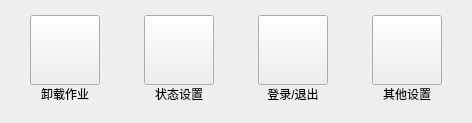
       <widget class="QWidget" name="controlMainPage">
        <layout class="QGridLayout" name="gridLayout_3">
         <property name="leftMargin">
          <number>30</number>
         </property>
         <property name="topMargin">
          <number>15</number>
         </property>
         <property name="rightMargin">
          <number>30</number>
         </property>
         <property name="bottomMargin">
          <number>20</number>
         </property>
         <property name="horizontalSpacing">
          <number>44</number>
         </property>
         <item row="0" column="0">
          <layout class="QVBoxLayout" name="verticalLayout_5">
           <property name="spacing">
            <number>0</number>
           </property>
           <item>
            <widget class="QPushButton" name="unLoadWorkSetBtn">
             <property name="minimumSize">
              <size>
               <width>70</width>
               <height>70</height>
              </size>
             </property>
             <property name="maximumSize">
              <size>
               <width>70</width>
               <height>70</height>
              </size>
             </property>
             <property name="text">
              <string/>
             </property>
             <property name="autoRepeatDelay">
              <number>500</number>
             </property>
             <property name="autoRepeatInterval">
              <number>200</number>
             </property>
            </widget>
           </item>
           <item>
            <widget class="QLabel" name="unLoadWorkSetBtnLabel">
             <property name="maximumSize">
              <size>
               <width>70</width>
               <height>16777215</height>
              </size>
             </property>
             <property name="text">
              <string>卸载作业</string>
             </property>
             <property name="alignment">
              <set>Qt::AlignCenter</set>
             </property>
            </widget>
           </item>
          </layout>
         </item>
         <item row="0" column="1">
          <layout class="QVBoxLayout" name="verticalLayout_6">
           <property name="spacing">
            <number>0</number>
           </property>
           <item>
            <widget class="QPushButton" name="stateSetBtn">
             <property name="minimumSize">
              <size>
               <width>70</width>
               <height>70</height>
              </size>
             </property>
             <property name="maximumSize">
              <size>
               <width>70</width>
               <height>70</height>
              </size>
             </property>
             <property name="text">
              <string/>
             </property>
             <property name="autoRepeatDelay">
              <number>500</number>
             </property>
             <property name="autoRepeatInterval">
              <number>200</number>
             </property>
            </widget>
           </item>
           <item>
            <widget class="QLabel" name="stateSetBtnLabel">
             <property name="maximumSize">
              <size>
               <width>70</width>
               <height>16777215</height>
              </size>
             </property>
             <property name="text">
              <string>状态设置</string>
             </property>
             <property name="alignment">
              <set>Qt::AlignCenter</set>
             </property>
            </widget>
           </item>
          </layout>
         </item>
         <item row="0" column="2">
          <layout class="QVBoxLayout" name="verticalLayout_7">
           <property name="spacing">
            <number>0</number>
           </property>
           <item>
            <widget class="QPushButton" name="loginOutBtn">
             <property name="minimumSize">
              <size>
               <width>70</width>
               <height>70</height>
              </size>
             </property>
             <property name="maximumSize">
              <size>
               <width>70</width>
               <height>70</height>
              </size>
             </property>
             <property name="text">
              <string/>
             </property>
             <property name="autoRepeatDelay">
              <number>500</number>
             </property>
             <property name="autoRepeatInterval">
              <number>200</number>
             </property>
            </widget>
           </item>
           <item>
            <widget class="QLabel" name="loginOutBtnLabel">
             <property name="maximumSize">
              <size>
               <width>70</width>
               <height>16777215</height>
              </size>
             </property>
             <property name="text">
              <string>登录/退出</string>
             </property>
             <property name="alignment">
              <set>Qt::AlignCenter</set>
             </property>
            </widget>
           </item>
          </layout>
         </item>
         <item row="0" column="3">
          <layout class="QVBoxLayout" name="verticalLayout_8">
           <property name="spacing">
            <number>0</number>
           </property>
           <item>
            <widget class="QPushButton" name="otherSetBtn">
             <property name="minimumSize">
              <size>
               <width>70</width>
               <height>70</height>
              </size>
             </property>
             <property name="maximumSize">
              <size>
               <width>70</width>
               <height>70</height>
              </size>
             </property>
             <property name="text">
              <string/>
             </property>
             <property name="autoRepeatDelay">
              <number>500</number>
             </property>
             <property name="autoRepeatInterval">
              <number>200</number>
             </property>
            </widget>
           </item>
           <item>
            <widget class="QLabel" name="otherSetBtnLabel">
             <property name="maximumSize">
              <size>
               <width>70</width>
               <height>16777215</height>
              </size>
             </property>
             <property name="text">
              <string>其他设置</string>
             </property>
             <property name="alignment">
              <set>Qt::AlignCenter</set>
             </property>
            </widget>
           </item>
          </layout>
         </item>
        </layout>
       </widget>
